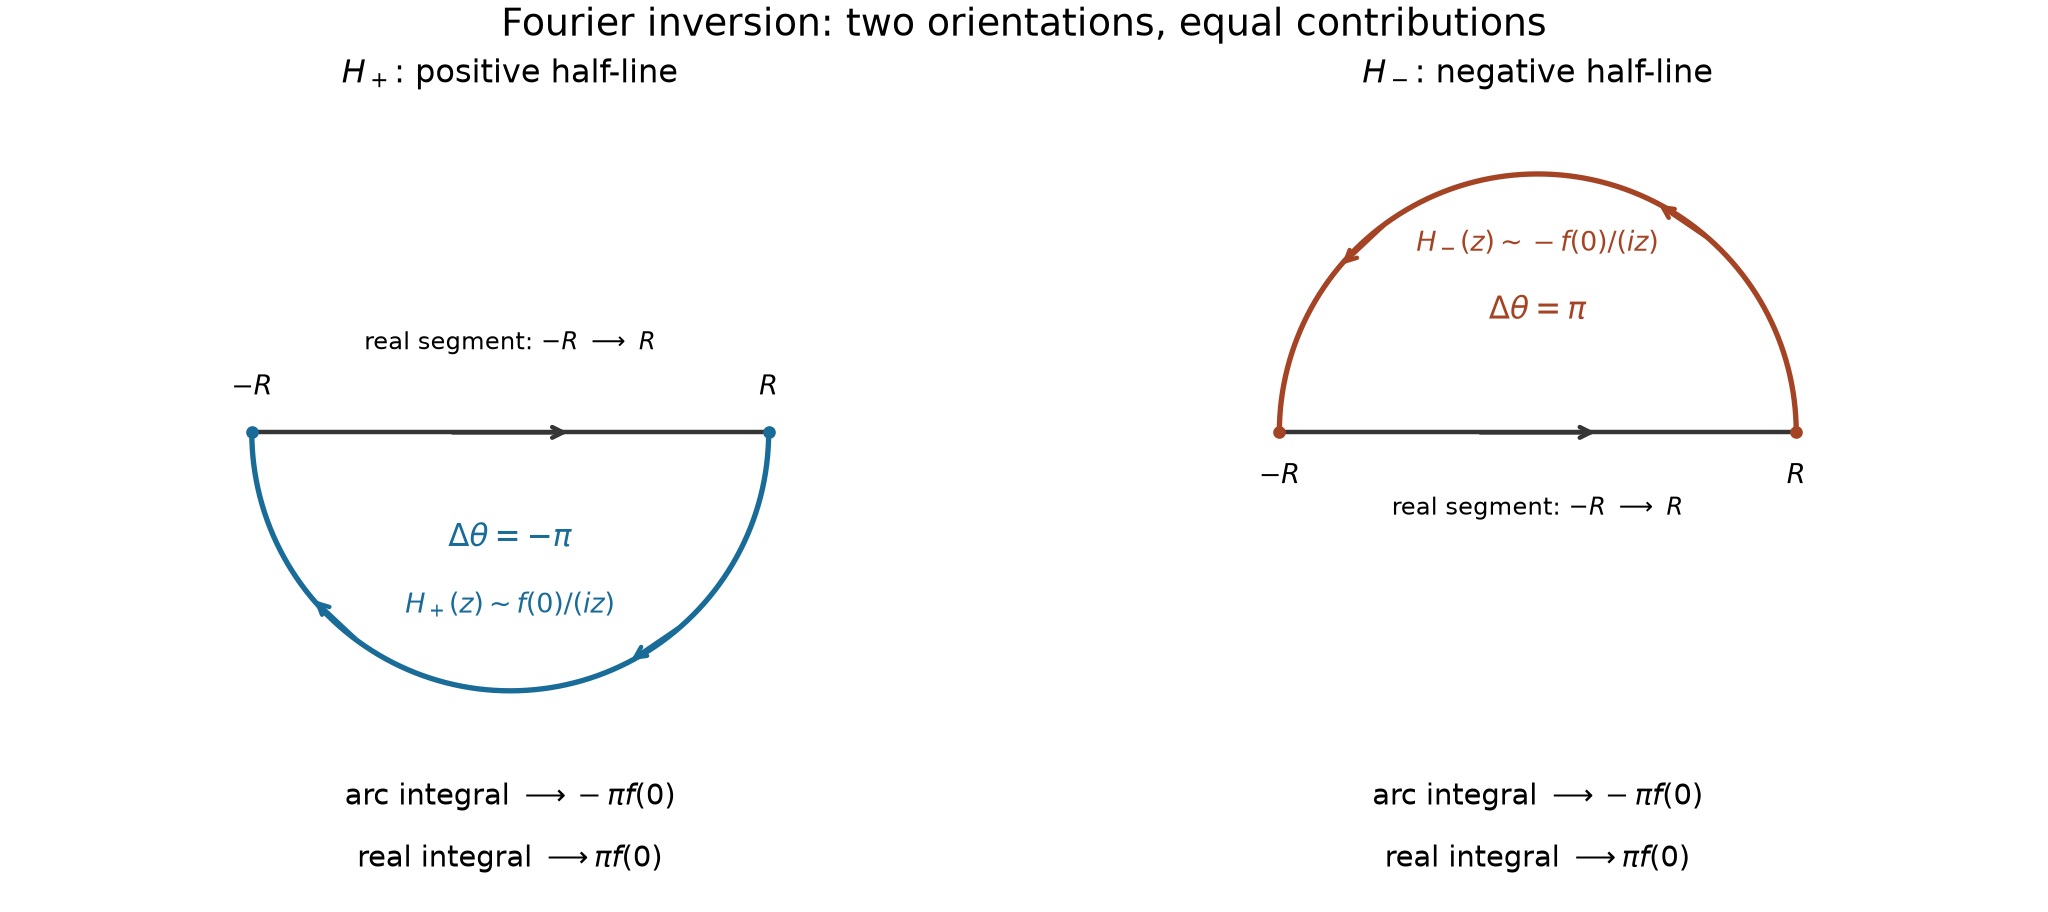

Write Python code to recreate this figure.
"""Oriented semicircle normalization of Fourier inversion; CC0.
GPT-6 Astra (OpenAI). AN01-U040 Proposition0.6, I1-I4.
"""
from pathlib import Path
import numpy as np
import matplotlib
matplotlib.use('Agg')
import matplotlib.pyplot as plt
out=Path(__file__).resolve().parent
if out.name=='work':out=out/'advanced-U185-20261022/new'
out.mkdir(parents=True,exist_ok=True)
plt.rcParams.update({'font.size':12,'svg.hashsalt':'AN01-fourier-semicircle-signs'})
fig,axes=plt.subplots(1,2,figsize=(12.8,5.7),layout='constrained')
for ax,sgn,col,lab in zip(axes,[-1,1],['#196b98','#a44425'],[r'$H_+$: positive half-line',r'$H_-$: negative half-line']):
    t=np.linspace(0,sgn*np.pi,401)
    ax.plot(np.cos(t),np.sin(t),color=col,lw=2.4)
    ax.plot([-1,1],[0,0],color='#353535',lw=2)
    ax.annotate('',xy=(.24,0),xytext=(-.24,0),arrowprops=dict(arrowstyle='->',color='#353535',lw=2))
    for a in [.27,.7]:
        start=sgn*np.pi*a;end=sgn*np.pi*(a+.08)
        ax.annotate('',xy=(np.cos(end),np.sin(end)),xytext=(np.cos(start),np.sin(start)),arrowprops=dict(arrowstyle='->',color=col,lw=2))
    for x,txt in [(-1,r'$-R$'),(1,r'$R$')]:
        ax.scatter([x],[0],s=22,color=col,zorder=3)
        ax.text(x, -.12*sgn,txt,ha='center',va='bottom' if sgn<0 else 'top')
    ax.text(0,-.32*sgn,r'real segment: $-R\ \longrightarrow\ R$',ha='center',fontsize=11)
    ax.text(0,.44*sgn,r'$\Delta\theta=-\pi$' if sgn<0 else r'$\Delta\theta=\pi$',ha='center',fontsize=14,color=col)
    ax.text(0,.7*sgn,r'$H_+(z)\sim f(0)/(iz)$' if sgn<0 else r'$H_-(z)\sim-f(0)/(iz)$',ha='center',fontsize=12,color=col)
    ax.text(0,-1.44,r'arc integral $\longrightarrow -\pi f(0)$',ha='center',fontsize=13)
    ax.text(0,-1.68,r'real integral $\longrightarrow \pi f(0)$',ha='center',fontsize=13)
    ax.set(xlim=(-1.3,1.3),ylim=(-1.83,1.3),aspect='equal',title=lab)
    ax.axis('off')
fig.suptitle('Fourier inversion: two orientations, equal contributions',fontsize=17)
for ext in ['png','svg']:
    p=out/('fourier-semicircle-signs.'+ext)
    fig.savefig(p,dpi=160,metadata={'Date':None} if ext=='svg' else {})
    if ext=='svg':p.write_text('\n'.join(line.rstrip() for line in p.read_text().splitlines())+'\n',encoding='utf-8',newline='\n')
if out.name=='new':(out/'fourier-semicircle-signs.py').write_bytes(Path(__file__).read_bytes())
